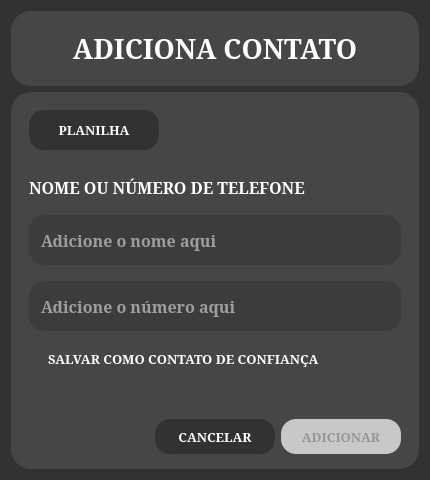
<?xml version="1.0" encoding="UTF-8"?>
<ui version="4.0">
 <class>Adiciona_Contatos</class>
 <widget class="QWidget" name="Adiciona_Contatos">
  <property name="enabled">
   <bool>true</bool>
  </property>
  <property name="geometry">
   <rect>
    <x>0</x>
    <y>0</y>
    <width>430</width>
    <height>480</height>
   </rect>
  </property>
  <property name="sizePolicy">
   <sizepolicy hsizetype="Fixed" vsizetype="Fixed">
    <horstretch>0</horstretch>
    <verstretch>0</verstretch>
   </sizepolicy>
  </property>
  <property name="minimumSize">
   <size>
    <width>430</width>
    <height>480</height>
   </size>
  </property>
  <property name="maximumSize">
   <size>
    <width>430</width>
    <height>480</height>
   </size>
  </property>
  <property name="windowTitle">
   <string>Adiciona Contatos</string>
  </property>
  <property name="styleSheet">
   <string notr="true">QWidget{
background-color: rgb(50,50,50);
}</string>
  </property>
  <layout class="QVBoxLayout" name="verticalLayout">
   <item>
    <widget class="QFrame" name="frame">
     <property name="minimumSize">
      <size>
       <width>0</width>
       <height>75</height>
      </size>
     </property>
     <property name="maximumSize">
      <size>
       <width>16777215</width>
       <height>75</height>
      </size>
     </property>
     <property name="styleSheet">
      <string notr="true">QFrame {
background-color: rgb(70,70,70);
border-radius: 20px;
}</string>
     </property>
     <property name="frameShape">
      <enum>QFrame::StyledPanel</enum>
     </property>
     <property name="frameShadow">
      <enum>QFrame::Raised</enum>
     </property>
     <layout class="QHBoxLayout" name="horizontalLayout">
      <item>
       <widget class="QLabel" name="label">
        <property name="font">
         <font>
          <family>Garamond</family>
          <pointsize>20</pointsize>
          <bold>true</bold>
         </font>
        </property>
        <property name="text">
         <string>&lt;html&gt;&lt;head/&gt;&lt;body&gt;&lt;p&gt;&lt;span style=&quot; color:#ffffff;&quot;&gt;ADICIONA CONTATO&lt;/span&gt;&lt;/p&gt;&lt;/body&gt;&lt;/html&gt;</string>
        </property>
        <property name="alignment">
         <set>Qt::AlignCenter</set>
        </property>
       </widget>
      </item>
     </layout>
    </widget>
   </item>
   <item>
    <widget class="QFrame" name="frame_2">
     <property name="styleSheet">
      <string notr="true">QFrame {
background-color: rgb(70,70,70);
border-radius: 20px;
}</string>
     </property>
     <property name="frameShape">
      <enum>QFrame::StyledPanel</enum>
     </property>
     <property name="frameShadow">
      <enum>QFrame::Raised</enum>
     </property>
     <layout class="QVBoxLayout" name="verticalLayout_2">
      <item>
       <widget class="QFrame" name="frame_3">
        <property name="minimumSize">
         <size>
          <width>0</width>
          <height>50</height>
         </size>
        </property>
        <property name="maximumSize">
         <size>
          <width>16777215</width>
          <height>50</height>
         </size>
        </property>
        <property name="frameShape">
         <enum>QFrame::StyledPanel</enum>
        </property>
        <property name="frameShadow">
         <enum>QFrame::Raised</enum>
        </property>
        <layout class="QHBoxLayout" name="horizontalLayout_2">
         <item>
          <widget class="QPushButton" name="botao_inserir_planilha">
           <property name="minimumSize">
            <size>
             <width>130</width>
             <height>40</height>
            </size>
           </property>
           <property name="maximumSize">
            <size>
             <width>16777215</width>
             <height>40</height>
            </size>
           </property>
           <property name="font">
            <font>
             <family>Garamond</family>
             <pointsize>10</pointsize>
             <bold>true</bold>
            </font>
           </property>
           <property name="styleSheet">
            <string notr="true">QPushButton{
qproperty-icon: url(:/icons/tabela.svg);
background-color: rgb(50,50,50);
color: rgb(255,255,255);
border-radius: 15px;
}

QPushButton::hover{
background-color: rgb(90,90,90);
border-radius:15px;
}</string>
           </property>
           <property name="text">
            <string>PLANILHA</string>
           </property>
           <property name="iconSize">
            <size>
             <width>30</width>
             <height>25</height>
            </size>
           </property>
          </widget>
         </item>
         <item>
          <spacer name="horizontalSpacer_2">
           <property name="orientation">
            <enum>Qt::Horizontal</enum>
           </property>
           <property name="sizeType">
            <enum>QSizePolicy::Fixed</enum>
           </property>
           <property name="sizeHint" stdset="0">
            <size>
             <width>10</width>
             <height>20</height>
            </size>
           </property>
          </spacer>
         </item>
         <item>
          <widget class="QLabel" name="informacoes_planilha">
           <property name="font">
            <font>
             <family>Garamond</family>
             <pointsize>10</pointsize>
             <bold>true</bold>
            </font>
           </property>
           <property name="text">
            <string>&lt;html&gt;&lt;head/&gt;&lt;body&gt;&lt;p&gt;&lt;br/&gt;&lt;/p&gt;&lt;/body&gt;&lt;/html&gt;</string>
           </property>
          </widget>
         </item>
         <item>
          <spacer name="horizontalSpacer">
           <property name="orientation">
            <enum>Qt::Horizontal</enum>
           </property>
           <property name="sizeHint" stdset="0">
            <size>
             <width>40</width>
             <height>20</height>
            </size>
           </property>
          </spacer>
         </item>
        </layout>
       </widget>
      </item>
      <item>
       <widget class="QFrame" name="frame_4">
        <property name="frameShape">
         <enum>QFrame::StyledPanel</enum>
        </property>
        <property name="frameShadow">
         <enum>QFrame::Raised</enum>
        </property>
        <layout class="QVBoxLayout" name="verticalLayout_3">
         <item>
          <spacer name="verticalSpacer_3">
           <property name="orientation">
            <enum>Qt::Vertical</enum>
           </property>
           <property name="sizeType">
            <enum>QSizePolicy::Fixed</enum>
           </property>
           <property name="sizeHint" stdset="0">
            <size>
             <width>20</width>
             <height>10</height>
            </size>
           </property>
          </spacer>
         </item>
         <item>
          <widget class="QLabel" name="label_2">
           <property name="font">
            <font>
             <family>Garamond</family>
             <pointsize>12</pointsize>
             <bold>true</bold>
            </font>
           </property>
           <property name="text">
            <string>&lt;html&gt;&lt;head/&gt;&lt;body&gt;&lt;p&gt;&lt;span style=&quot; color:#ffffff;&quot;&gt;NOME OU NÚMERO DE TELEFONE&lt;/span&gt;&lt;/p&gt;&lt;/body&gt;&lt;/html&gt;</string>
           </property>
          </widget>
         </item>
         <item>
          <spacer name="verticalSpacer_2">
           <property name="orientation">
            <enum>Qt::Vertical</enum>
           </property>
           <property name="sizeType">
            <enum>QSizePolicy::Fixed</enum>
           </property>
           <property name="sizeHint" stdset="0">
            <size>
             <width>20</width>
             <height>10</height>
            </size>
           </property>
          </spacer>
         </item>
         <item>
          <widget class="QLineEdit" name="nome_contato">
           <property name="minimumSize">
            <size>
             <width>0</width>
             <height>50</height>
            </size>
           </property>
           <property name="font">
            <font>
             <family>Garamond</family>
             <pointsize>12</pointsize>
             <bold>true</bold>
            </font>
           </property>
           <property name="styleSheet">
            <string notr="true">background-color: rgb(60,60,60);
color: rgb(255,255,255);
border-radius: 15px;
padding: 10px</string>
           </property>
           <property name="placeholderText">
            <string>Adicione o nome aqui</string>
           </property>
          </widget>
         </item>
         <item>
          <spacer name="verticalSpacer_4">
           <property name="orientation">
            <enum>Qt::Vertical</enum>
           </property>
           <property name="sizeType">
            <enum>QSizePolicy::Fixed</enum>
           </property>
           <property name="sizeHint" stdset="0">
            <size>
             <width>20</width>
             <height>10</height>
            </size>
           </property>
          </spacer>
         </item>
         <item>
          <widget class="QLineEdit" name="numero_contato">
           <property name="minimumSize">
            <size>
             <width>0</width>
             <height>50</height>
            </size>
           </property>
           <property name="font">
            <font>
             <family>Garamond</family>
             <pointsize>12</pointsize>
             <bold>true</bold>
            </font>
           </property>
           <property name="styleSheet">
            <string notr="true">background-color: rgb(60,60,60);
color: rgb(255,255,255);
border-radius: 15px;
padding: 10px</string>
           </property>
           <property name="placeholderText">
            <string>Adicione o número aqui</string>
           </property>
          </widget>
         </item>
         <item>
          <spacer name="verticalSpacer_5">
           <property name="orientation">
            <enum>Qt::Vertical</enum>
           </property>
           <property name="sizeType">
            <enum>QSizePolicy::Fixed</enum>
           </property>
           <property name="sizeHint" stdset="0">
            <size>
             <width>20</width>
             <height>10</height>
            </size>
           </property>
          </spacer>
         </item>
         <item>
          <widget class="QCheckBox" name="contato_confianca">
           <property name="font">
            <font>
             <family>Garamond</family>
             <pointsize>10</pointsize>
             <bold>true</bold>
            </font>
           </property>
           <property name="styleSheet">
            <string notr="true">QCheckBox{
color: rgb(255,255,255);
background-color: transparent
}</string>
           </property>
           <property name="text">
            <string>SALVAR COMO CONTATO DE CONFIANÇA</string>
           </property>
          </widget>
         </item>
         <item>
          <spacer name="verticalSpacer">
           <property name="orientation">
            <enum>Qt::Vertical</enum>
           </property>
           <property name="sizeHint" stdset="0">
            <size>
             <width>20</width>
             <height>40</height>
            </size>
           </property>
          </spacer>
         </item>
        </layout>
       </widget>
      </item>
      <item>
       <widget class="QFrame" name="frame_5">
        <property name="minimumSize">
         <size>
          <width>0</width>
          <height>50</height>
         </size>
        </property>
        <property name="maximumSize">
         <size>
          <width>16777215</width>
          <height>50</height>
         </size>
        </property>
        <property name="frameShape">
         <enum>QFrame::StyledPanel</enum>
        </property>
        <property name="frameShadow">
         <enum>QFrame::Raised</enum>
        </property>
        <layout class="QHBoxLayout" name="horizontalLayout_3">
         <item>
          <spacer name="horizontalSpacer_6">
           <property name="orientation">
            <enum>Qt::Horizontal</enum>
           </property>
           <property name="sizeHint" stdset="0">
            <size>
             <width>121</width>
             <height>20</height>
            </size>
           </property>
          </spacer>
         </item>
         <item>
          <widget class="QPushButton" name="botao_cancelar">
           <property name="enabled">
            <bool>true</bool>
           </property>
           <property name="minimumSize">
            <size>
             <width>120</width>
             <height>35</height>
            </size>
           </property>
           <property name="font">
            <font>
             <family>Garamond</family>
             <pointsize>10</pointsize>
             <bold>true</bold>
            </font>
           </property>
           <property name="styleSheet">
            <string notr="true">QPushButton{
background-color: rgb(50,50,50);
color: rgb(255,255,255);
border-radius: 15px;
}

QPushButton::hover{
background-color: rgb(90,90,90);
border-radius:15px;
}

QPushButton:disabled{
background-color: rgb(200,200,200);
color: rgb(150,150,150);
}
</string>
           </property>
           <property name="text">
            <string>CANCELAR</string>
           </property>
           <property name="checkable">
            <bool>false</bool>
           </property>
          </widget>
         </item>
         <item>
          <widget class="QPushButton" name="botao_adicionar">
           <property name="enabled">
            <bool>false</bool>
           </property>
           <property name="minimumSize">
            <size>
             <width>120</width>
             <height>35</height>
            </size>
           </property>
           <property name="font">
            <font>
             <family>Garamond</family>
             <pointsize>10</pointsize>
             <bold>true</bold>
            </font>
           </property>
           <property name="styleSheet">
            <string notr="true">QPushButton{
background-color: rgb(50,50,50);
color: rgb(255,255,255);
border-radius: 15px;
}

QPushButton::hover{
background-color: rgb(90,90,90);
border-radius:15px;
}

QPushButton:disabled{
background-color: rgb(200,200,200);
color: rgb(150,150,150);
}
</string>
           </property>
           <property name="text">
            <string>ADICIONAR</string>
           </property>
           <property name="checkable">
            <bool>false</bool>
           </property>
          </widget>
         </item>
        </layout>
       </widget>
      </item>
     </layout>
    </widget>
   </item>
  </layout>
 </widget>
 <resources>
  <include location="icons.qrc"/>
 </resources>
 <connections/>
</ui>
